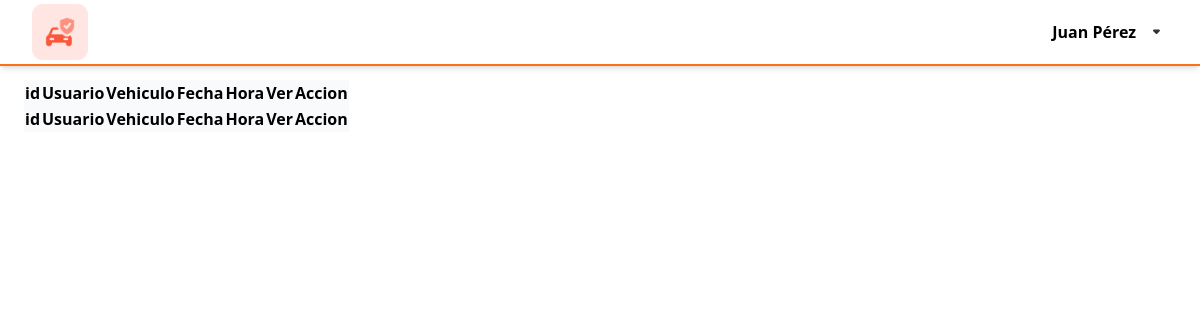
The page /pages/agenda.php (signed in) on the database as committed earlier.
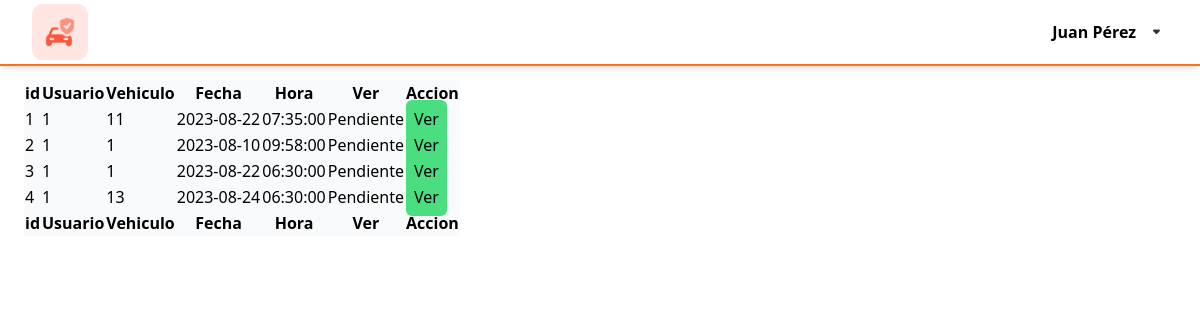
The same page on the database as committed later.
### tables this page shows
CREATE TABLE IF NOT EXISTS `agenda_compras` (
  `id_agenda` int NOT NULL AUTO_INCREMENT,
  `id_usuario` int NOT NULL,
  `id_vehiculo` int NOT NULL,
  `fecha` date NOT NULL,
  `hora` time NOT NULL,
  `status` tinyint(1) NOT NULL,
  `entrega_local` tinyint(1) NOT NULL,
  PRIMARY KEY (`id_agenda`),
  KEY `id_usuario` (`id_usuario`),
  KEY `id_vehiculo` (`id_vehiculo`)
);

### pages/agenda.php (the view, shortened to what this page needs)
<?php session_start();
require("../php/connection.php");
$agenda = $mysqli->query("SELECT * FROM `agenda_compras`");
?>
<!DOCTYPE html>
<html lang="en">
<head>
    <link href="../css/output.css" rel="stylesheet">
    <link href="../css/input.css" rel="stylesheet">
    <link href="../DataTables/datatables.min.css" rel="stylesheet">
</head>
<body>
    <?php include "./nav.php" ?>
    <div class="w-screen p-6 mt-14">
        <div id="marcas" class="contenedor ">
            <table id="table_marcas" class="display table bg-gray-50 py-2 ">
                <thead>
                    <tr>
                        <th>id</th>
                        <th>Usuario</th>
                        <th>Vehiculo</th>
                        <th>Fecha</th>
                        <th>Hora</th>
                        <th>Ver</th>
                        <th>Accion</th>
                    </tr>
                </thead>
                <tbody>
                    <?php
                    if ($agenda) {
                        if ($agenda->num_rows > 0) {
                            while ($datos = $agenda->fetch_assoc()) {
                    ?>
                                <tr>
                                    <td><?php echo $datos['id_agenda']; ?></td>
                                    <td><?php echo $datos['id_usuario']; ?></td>
                                    <td><?php echo $datos['id_vehiculo']; ?></td>
                                    <td><?php echo $datos['fecha']; ?></td>
                                    <td><?php echo $datos['hora']; ?></td>
                                    <td> <?php
                                            if ($datos['status'] == 0) {
                                                echo "Pendiente";
                                            } elseif ($datos['status'] == 1) {
                                                echo "Completada";
                                            } else {
                                                echo "Cancelada";
                                            }
                                            ?></td>
                                    <td><a class="bg-green-400 hover:bg-green-800 p-2 rounded-md" href="./entrega.php?id=<?php echo $datos['id_agenda']; ?>">Ver</a></td>
                                </tr>
                    <?php
                            }
                        }
                    } else {
                        echo "<tr><td colspan='5'>Error executing the query: " . $mysqli->error . "</td></tr>";
                    }
                    ?>
                </tbody>
                <tfoot>
                    <tr>
                        <th>id</th>
                        <th>Usuario</th>
                        <th>Vehiculo</th>
                        <th>Fecha</th>
                        <th>Hora</th>
                        <th>Ver</th>
                        <th>Accion</th>
                    </tr>
                </tfoot>
            </table>
        </div>
    </div>
</body>
</html>

Rows that differ between the two databases and show on the page:
added agenda_compras: id_agenda "1", id_usuario "1", id_vehiculo "11", fecha "2023-08-22", hora "07:35:00", status "Pendiente"
added agenda_compras: id_agenda "2", id_usuario "1", id_vehiculo "1", fecha "2023-08-10", hora "09:58:00", status "Pendiente"
added agenda_compras: id_agenda "3", id_usuario "1", id_vehiculo "1", fecha "2023-08-22", hora "06:30:00", status "Pendiente"
added agenda_compras: id_agenda "4", id_usuario "1", id_vehiculo "13", fecha "2023-08-24", hora "06:30:00", status "Pendiente"
